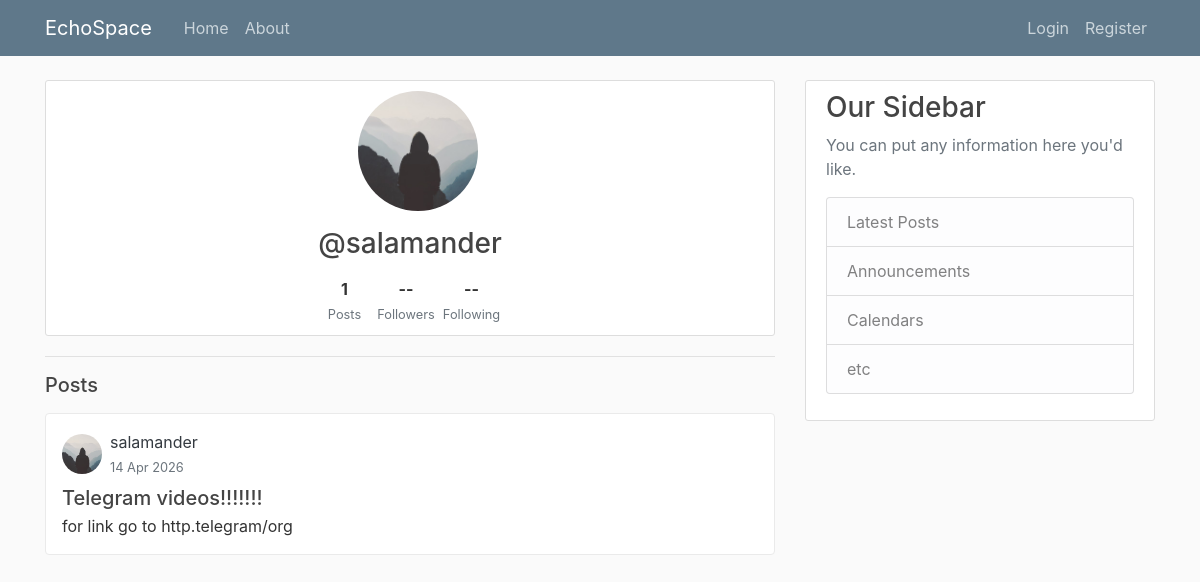
Screenshot of /user/salamander/ with the database file from the repository.
### users/models.py (models this page shows, shortened)
class Profile(models.Model):
    user = models.OneToOneField(User, on_delete=models.CASCADE)
    image = models.ImageField(default='default.jpg', upload_to='profile_pics')

### blog/models.py (models this page shows, shortened)
class Post(models.Model):
    title = models.CharField(max_length=100)
    content = models.TextField()
    date_posted = models.DateTimeField(default=timezone.now)
    author = models.ForeignKey(User, on_delete=models.CASCADE)
    image = models.ImageField(upload_to='post_images/', blank=True, null=True)
    video = models.FileField(upload_to='post_videos/', blank=True, null=True)

### blog/views.py (the view)
# urls.py: path('user/<str:username>/', views.user_posts, name='user-posts'),
def user_posts(request, username):
    user = get_object_or_404(User, username=username)
    posts = Post.objects.filter(author=user)
    context = {
        'view_user': user,
        'posts': posts
    }
    return render(request, 'blog/user_posts.html', context)

### blog/templates/blog/user_posts.html (shortened to what this page needs)
{% extends "blog/base.html" %}
{% block content %}
<div class="content-section text-center">
  <img
    class="rounded-circle mb-3 ml-3"
    src="{{ view_user.profile.image.url }}"
    style="width: 120px; height: 120px; object-fit: cover;"
  >
  <h3 class="mb-1">@{{ view_user.username }}</h3>
  <div class="d-flex justify-content-center gap-4 mt-3">
    <div>
      <strong>{{ posts|length }}</strong><br>
      <small class="text-muted mx-2 ">Posts</small>
    </div>
    <div>
      <strong>--</strong><br>
      <small class="text-muted mx-2 ">Followers</small>
    </div>
    <div>
      <strong>--</strong><br>
      <small class="text-muted mx-auto ">Following</small>
    </div>
  </div>
</div>
<hr>
<h5 class="mb-3">Posts</h5>
{% for post in posts %}
  <article class="content-section mb-4 p-3 rounded" style="border: 1px solid #eaeaea;">
    <div class="d-flex align-items-center mb-2">
      <img
        class="rounded-circle me-2"
        src="{{ post.author.profile.image.url }}"
        style="width: 40px; height: 40px; object-fit: cover;"
      >
      <div class = "ml-2 ">
        <a href="{% url 'user-posts' post.author.username %}" class="fw-bold text-dark">
          {{ post.author }}
        </a><br>
        <small class="text-muted">
          {{ post.date_posted|date:"d M Y" }}
        </small>
      </div>
    </div>
    <h5 class="mb-1">{{ post.title }}</h5>
    <p class="mb-0">{{ post.content }}</p>
  </article>
{% empty %}
  <p class="text-muted">This user has no posts yet.</p>
{% endfor %}
{% endblock %}

### blog/static/blog/main.css (style rules this page uses)
body { background: #fafafa; color: #333333; margin-top: 5rem; }
h1, h2, h3, h4, h5, h6 { color: #444444; }
.content-section { background: #ffffff; padding: 10px 20px; border: 1px solid #dddddd; border-radius: 3px; margin-bottom: 20px; }

### rows the page displays
Post: author.profile.image (placeholder picture), author "salamander", date_posted "14 Apr 2026", title "Telegram videos!!!!!!!", content "for link go to http.telegram/org"

### other values shown
{{ view_user.username }} "salamander"
{{ posts|length }} "1"
